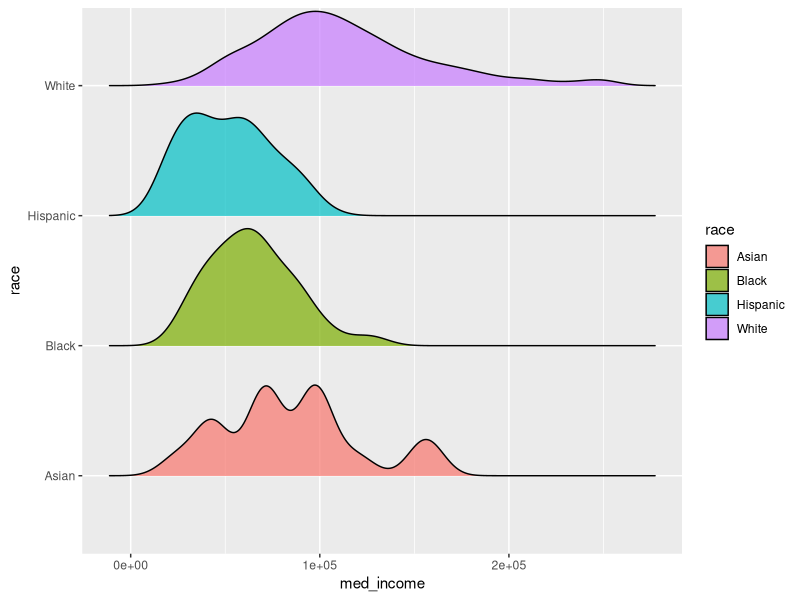

This figure's R source:
## ---- chunk 1
#| label: setup
library(tidyverse)
## ---- chunk 2
data = read_csv("mass-tracts.csv", show_col_types = FALSE)
## ---- chunk 3
library(ggridges)
library(readr)

ggplot(data, aes(x = med_income, y = race, fill = race)) +
  geom_density_ridges(alpha = 0.7, scale = 0.9)
